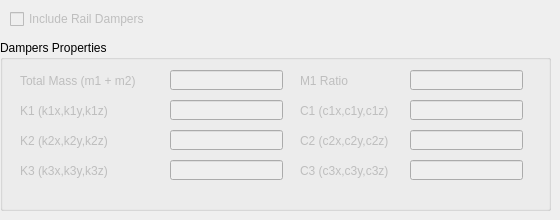
        <widget class="QWidget" name="RailDampers">
         <property name="enabled">
          <bool>true</bool>
         </property>
         <property name="accessibleName">
          <string>Rail Dampers</string>
         </property>
         <attribute name="title">
          <string>Rail Dampers</string>
         </attribute>
         <widget class="QCheckBox" name="cb_railDamper">
          <property name="enabled">
           <bool>false</bool>
          </property>
          <property name="geometry">
           <rect>
            <x>10</x>
            <y>10</y>
            <width>141</width>
            <height>18</height>
           </rect>
          </property>
          <property name="text">
           <string>Include Rail Dampers</string>
          </property>
         </widget>
         <widget class="QGroupBox" name="groupBox_13">
          <property name="geometry">
           <rect>
            <x>0</x>
            <y>40</y>
            <width>551</width>
            <height>171</height>
           </rect>
          </property>
          <property name="title">
           <string>Dampers Properties</string>
          </property>
          <widget class="QLineEdit" name="txt_totMass">
           <property name="enabled">
            <bool>false</bool>
           </property>
           <property name="geometry">
            <rect>
             <x>170</x>
             <y>30</y>
             <width>113</width>
             <height>20</height>
            </rect>
           </property>
           <property name="toolTip">
            <string>&lt;html&gt;&lt;head/&gt;&lt;body&gt;&lt;p&gt;Introduce the total mass of the rail damper that will be placed at mid-span of the rail. In kg&lt;/p&gt;&lt;/body&gt;&lt;/html&gt;</string>
           </property>
          </widget>
          <widget class="QLineEdit" name="txt_k1">
           <property name="enabled">
            <bool>false</bool>
           </property>
           <property name="geometry">
            <rect>
             <x>170</x>
             <y>60</y>
             <width>113</width>
             <height>20</height>
            </rect>
           </property>
           <property name="toolTip">
            <string>&lt;html&gt;&lt;head/&gt;&lt;body&gt;&lt;p&gt;Introduce a vector of stiffness values for the three spacial directions (k1_x, k1_y, k1_z) each values should be entered in N/mm.&lt;/p&gt;&lt;/body&gt;&lt;/html&gt;</string>
           </property>
          </widget>
          <widget class="QLineEdit" name="txt_k2">
           <property name="enabled">
            <bool>false</bool>
           </property>
           <property name="geometry">
            <rect>
             <x>170</x>
             <y>90</y>
             <width>113</width>
             <height>20</height>
            </rect>
           </property>
           <property name="toolTip">
            <string>&lt;html&gt;&lt;head/&gt;&lt;body&gt;&lt;p&gt;Introduce a vector of stiffness values for the three spacial directions (k2_x, k2_y, k2_z) each values should be entered in N/mm.&lt;/p&gt;&lt;/body&gt;&lt;/html&gt;</string>
           </property>
          </widget>
          <widget class="QLineEdit" name="txt_k3">
           <property name="enabled">
            <bool>false</bool>
           </property>
           <property name="geometry">
            <rect>
             <x>170</x>
             <y>120</y>
             <width>113</width>
             <height>20</height>
            </rect>
           </property>
           <property name="toolTip">
            <string>&lt;html&gt;&lt;head/&gt;&lt;body&gt;&lt;p&gt;Introduce a vector of stiffness values for the three spacial directions (k3_x, k3_y, k3_z) each values should be entered in N/mm.&lt;/p&gt;&lt;/body&gt;&lt;/html&gt;</string>
           </property>
          </widget>
          <widget class="QLineEdit" name="txt_m1Ratio">
           <property name="enabled">
            <bool>false</bool>
           </property>
           <property name="geometry">
            <rect>
             <x>410</x>
             <y>30</y>
             <width>113</width>
             <height>20</height>
            </rect>
           </property>
           <property name="toolTip">
            <string>&lt;html&gt;&lt;head/&gt;&lt;body&gt;&lt;p&gt;Introduce the ratio of the first mass compared to the total mass (m1 = mtot*m1_ratio). The value should be betwenn 0 and 1.&lt;/p&gt;&lt;/body&gt;&lt;/html&gt;</string>
           </property>
          </widget>
          <widget class="QLineEdit" name="txt_c1">
           <property name="enabled">
            <bool>false</bool>
           </property>
           <property name="geometry">
            <rect>
             <x>410</x>
             <y>60</y>
             <width>113</width>
             <height>20</height>
            </rect>
           </property>
           <property name="toolTip">
            <string>&lt;html&gt;&lt;head/&gt;&lt;body&gt;&lt;p&gt;Introduce a vector of viscous damping values for the three spacial directions (c1_x, c1_y, c1_z) each values should be entered in Ns/mm.&lt;/p&gt;&lt;/body&gt;&lt;/html&gt;</string>
           </property>
          </widget>
          <widget class="QLineEdit" name="txt_c2">
           <property name="enabled">
            <bool>false</bool>
           </property>
           <property name="geometry">
            <rect>
             <x>410</x>
             <y>90</y>
             <width>113</width>
             <height>20</height>
            </rect>
           </property>
           <property name="toolTip">
            <string>&lt;html&gt;&lt;head/&gt;&lt;body&gt;&lt;p&gt;Introduce a vector of viscous damping values for the three spacial directions (c2_x, c2_y, c2_z) each values should be entered in Ns/mm.&lt;/p&gt;&lt;/body&gt;&lt;/html&gt;</string>
           </property>
          </widget>
          <widget class="QLineEdit" name="txt_c3">
           <property name="enabled">
            <bool>false</bool>
           </property>
           <property name="geometry">
            <rect>
             <x>410</x>
             <y>120</y>
             <width>113</width>
             <height>20</height>
            </rect>
           </property>
           <property name="toolTip">
            <string>&lt;html&gt;&lt;head/&gt;&lt;body&gt;&lt;p&gt;Introduce a vector of viscous damping values for the three spacial directions (c3_x, c3_y, c3_z) each values should be entered in Ns/mm.&lt;/p&gt;&lt;/body&gt;&lt;/html&gt;</string>
           </property>
          </widget>
          <widget class="QLabel" name="label_mass_tot_damper">
           <property name="enabled">
            <bool>false</bool>
           </property>
           <property name="geometry">
            <rect>
             <x>20</x>
             <y>30</y>
             <width>141</width>
             <height>21</height>
            </rect>
           </property>
           <property name="text">
            <string>Total Mass (m1 + m2)</string>
           </property>
          </widget>
          <widget class="QLabel" name="label_k1_damper">
           <property name="enabled">
            <bool>false</bool>
           </property>
           <property name="geometry">
            <rect>
             <x>20</x>
             <y>60</y>
             <width>91</width>
             <height>21</height>
            </rect>
           </property>
           <property name="text">
            <string>K1 (k1x,k1y,k1z)</string>
           </property>
          </widget>
          <widget class="QLabel" name="label_k2_damper">
           <property name="enabled">
            <bool>false</bool>
           </property>
           <property name="geometry">
            <rect>
             <x>20</x>
             <y>90</y>
             <width>91</width>
             <height>21</height>
            </rect>
           </property>
           <property name="text">
            <string>K2 (k2x,k2y,k2z)</string>
           </property>
          </widget>
          <widget class="QLabel" name="label_k3_damper">
           <property name="enabled">
            <bool>false</bool>
           </property>
           <property name="geometry">
            <rect>
             <x>20</x>
             <y>120</y>
             <width>91</width>
             <height>21</height>
            </rect>
           </property>
           <property name="text">
            <string>K3 (k3x,k3y,k3z)</string>
           </property>
          </widget>
          <widget class="QLabel" name="label_c2_damper">
           <property name="enabled">
            <bool>false</bool>
           </property>
           <property name="geometry">
            <rect>
             <x>300</x>
             <y>90</y>
             <width>91</width>
             <height>21</height>
            </rect>
           </property>
           <property name="text">
            <string>C2 (c2x,c2y,c2z)</string>
           </property>
          </widget>
          <widget class="QLabel" name="label_c3_damper">
           <property name="enabled">
            <bool>false</bool>
           </property>
           <property name="geometry">
            <rect>
             <x>300</x>
             <y>120</y>
             <width>91</width>
             <height>21</height>
            </rect>
           </property>
           <property name="text">
            <string>C3 (c3x,c3y,c3z)</string>
           </property>
          </widget>
          <widget class="QLabel" name="label_c1_damper">
           <property name="enabled">
            <bool>false</bool>
           </property>
           <property name="geometry">
            <rect>
             <x>300</x>
             <y>60</y>
             <width>91</width>
             <height>21</height>
            </rect>
           </property>
           <property name="text">
            <string>C1 (c1x,c1y,c1z)</string>
           </property>
          </widget>
          <widget class="QLabel" name="label_m1_ratio_damper">
           <property name="enabled">
            <bool>false</bool>
           </property>
           <property name="geometry">
            <rect>
             <x>300</x>
             <y>30</y>
             <width>91</width>
             <height>21</height>
            </rect>
           </property>
           <property name="text">
            <string>M1 Ratio</string>
           </property>
          </widget>
         </widget>
        </widget>
